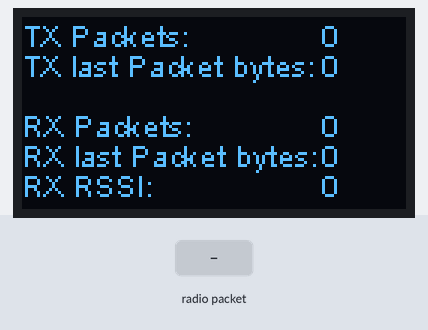
The sketch below on a simulated ESP32. Parts: 128×64 one-colour display. The inputs (shaded band) are chosen by the test bench. What the sketch prints to the serial monitor is not drawn.

Above: at 1.6 s.
1.7 s: radio packet "1" arrives
At 2.0 s:
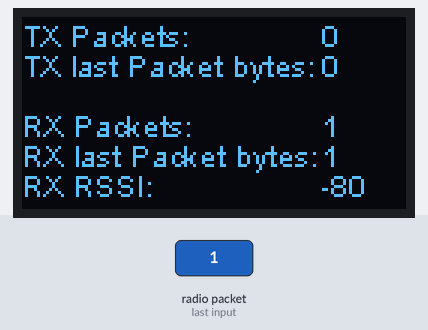
3.2 s: radio packet "0" arrives
At 4.4 s:
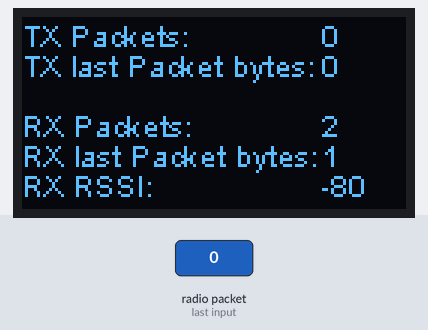
Timing chart, 0 to 6.2 s (numbered marks = the images above; inputs shaded):
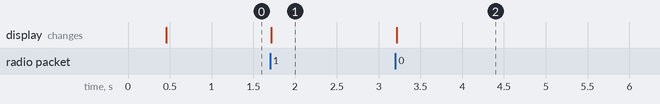

Measured:
- after the input at 1.7 s, the display: changes at once (image 1)
- after the input at 3.2 s, the display: changes at once (image 2)

The sketch:

ground_station.ino
```cpp
   /*
 * HelTec Automation(TM) WIFI_LoRa_32 factory test code, witch includ
 * follow functions:
 *
 * - Basic OLED function test;
 *
 * - Basic serial port test(in baud rate 115200);
 *
 * - LED blink test;
 *
 * - LoRa Ping-Pong test (DIO0 -- GPIO26 interrup check the new incoming messages);
 *
 * - Timer test and some other Arduino basic functions.
 *
 * by Aaron.Lee from HelTec AutoMation, ChengDu, China
 * 成都惠利特自动化科技有限公司
 * https://heltec.org
 *
 * this project also realess in GitHub:
 * https://github.com/HelTecAutomation/Heltec_ESP32
*/

#include "Arduino.h"
#include "heltec.h"
#include "log.h"
#include "kiss.h"
#include "SyncBuffer.h"

#define LORA_FREQUENCY  868E6  //you can set band here directly,e.g. 868E6,915E6
#define LORA_BANDWIDTH  125E3   // Ideal 250 kHz
#define LORA_SF         8    // Ideal case: 7
#define LORA_CR         5
#define LORA_PREAMBLE_LENGTH  8
#define LORA_SYNC_WORD  0x34
#define MAX_SERIAL_SIZE 512
#define MAX_LORA_SIZE   512

int uart_speed = 500000;
SyncBuffer buffer;
/* Content structures */
uint8_t serial_msg[MAX_SERIAL_SIZE];
uint8_t lora_msg[MAX_LORA_SIZE];
uint8_t temp_msg[MAX_LORA_SIZE];
uint32_t tx_counter;
uint32_t tx_size;
uint32_t rx_counter;
uint32_t rx_size;
int rx_rssi;

void setup()
{
  /*  Always start with this to activate Heltec module.
   *  The Input parameters are:
   *  - DispalyEnable (bool) --> enable the display of the device
   *  - LoRaEnable (bool) --> enable to work with LoRa
   *  - SerialEnable (bool) --> enable to configure the Serial port
   *  - LoRa PABOOST (bool) --> activate the power amplifier to reach 20 dBm of TX
   *  - BAND (float) --> determines the frequency of LoRa system
   *  In our case, we have disabled the Serial port because it is managed by the 'kiss' module.
   *  Default values of the LoRa module (defined by the library itself) are:
   *  - LoRa spreading factor = 11
   *  - Bandwidth = 125 kHz
   *  - Sync word = 0x34
   *  - CRC is enabled
   *  We may have to modify them using the 'set' functions (see Heltec library).
   */
  Heltec.begin(true, true, false, true, LORA_FREQUENCY);
  LoRa.setSignalBandwidth(LORA_BANDWIDTH);
  LoRa.setSpreadingFactor(LORA_SF);
  LoRa.setCodingRate4(LORA_CR);
  LoRa.setPreambleLength(LORA_PREAMBLE_LENGTH);
  LoRa.setSyncWord(LORA_SYNC_WORD);
  LoRa.enableCrc();

  /* Clear display screen */
  delay(100);
  Heltec.display -> clear();
  /* Open Serial port communication with computer */
  Serial.begin(uart_speed, SERIAL_8N1);
  while(!Serial) {;}  // wait to initialize the serial
  //LOG::info("LoRa device ready to work!");
  tx_counter = 0;
  tx_size = 0;
  rx_counter = 0;
  rx_size = 0;
  rx_rssi = 0;
  onDisplay();
}


void loop()
{
  /* Check if something is in the serial port */
  if(Kiss::available() > 0 && Kiss::available() <= MAX_SERIAL_SIZE) {
      uint32_t readed = Kiss::read(serial_msg, Kiss::available());
      if(readed > 0){
        send(serial_msg, readed);
      }
  }

  /* Check if something is received from LoRa module */
  int packetSize = LoRa.parsePacket();
  if(packetSize > 0) {
    rx_rssi = LoRa.packetRssi();
    rx_size = 0;
    memset(lora_msg, 0, MAX_LORA_SIZE);
    memcpy(lora_msg, &rx_rssi, 4);
    while(LoRa.available() > 0 && rx_size < packetSize) {
        lora_msg[4 + rx_size] = LoRa.read();
        rx_size ++;
    }
    Kiss::write(lora_msg, 4 + rx_size);
    rx_counter ++;
    onDisplay();
  }
}

void send(const uint8_t *msg, uint32_t length)
{
    LoRa.beginPacket();
    LoRa.write(msg, length);
    LoRa.endPacket();
    tx_counter ++;
    tx_size = length;
    onDisplay();
}

void onDisplay()
{
  Heltec.display->clear();
  Heltec.display->drawString(0, 0, "TX Packets: ");
  Heltec.display->drawString(100, 0, String(tx_counter));
  Heltec.display->drawString(0, 10, "TX last Packet bytes: ");
  Heltec.display->drawString(100, 10, String(tx_size));
  Heltec.display->drawString(0, 30, "RX Packets: ");
  Heltec.display->drawString(100, 30, String(rx_counter));
  Heltec.display->drawString(0, 40, "RX last Packet bytes: ");
  Heltec.display->drawString(100, 40, String(rx_size));
  Heltec.display->drawString(0, 50, "RX RSSI: ");
  Heltec.display->drawString(100, 50, String(rx_rssi));
  Heltec.display->display();
}
```
